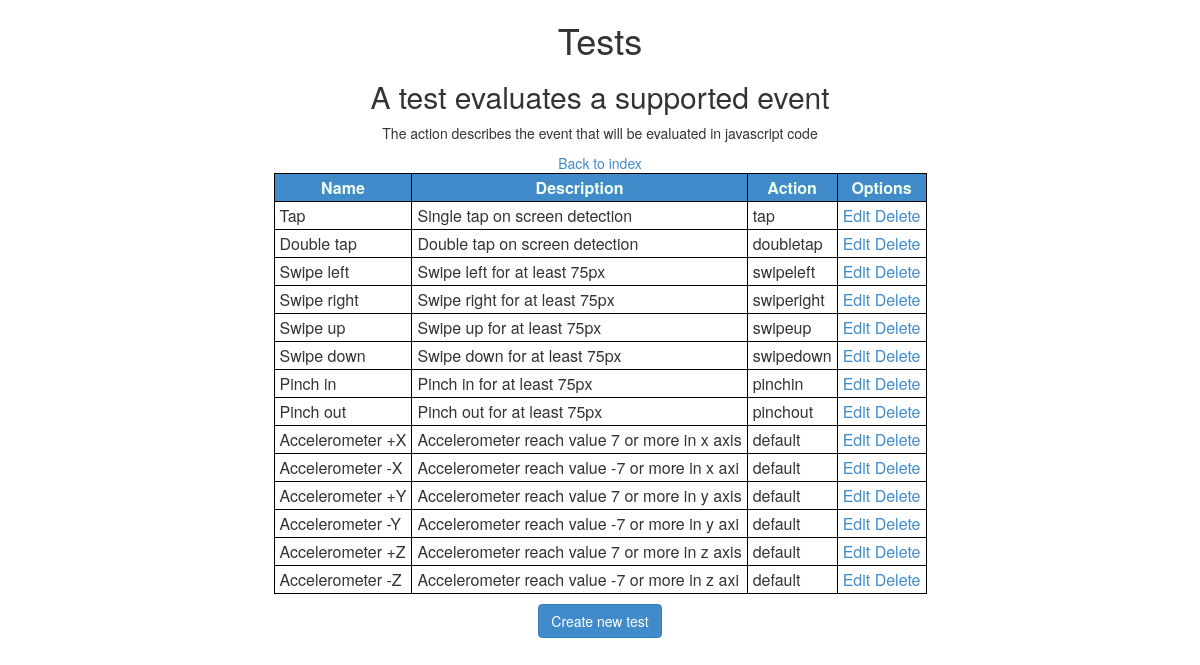
Page /admin/tests/ on the earlier database version.
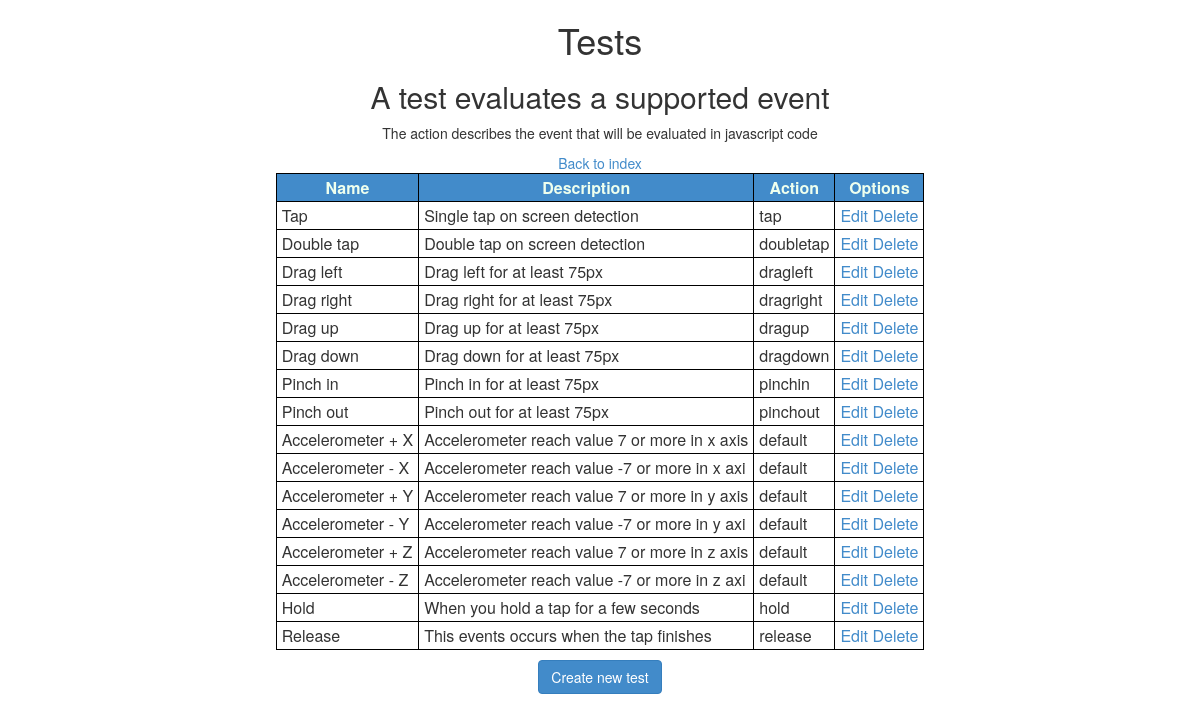
Same page on the later database version.
### tables this page shows
CREATE TABLE `tests` (
  `id_test` int(11) NOT NULL AUTO_INCREMENT,
  `name` varchar(45) DEFAULT NULL,
  `action` int(11) NOT NULL DEFAULT '26' COMMENT 'contains the different tests that can be performed, i.e. tap, double tap, swipes, pinches and more.',
  `description` varchar(45) DEFAULT NULL,
  `tag` varchar(45) NOT NULL,
  PRIMARY KEY (`id_test`),
  KEY `fk_tests_1_idx` (`action`),
  CONSTRAINT `fk_tests_1` FOREIGN KEY (`action`) REFERENCES `supported_events` (`id_event`) ON DELETE NO ACTION ON UPDATE NO ACTION
);

CREATE TABLE `supported_events` (
  `id_event` int(11) NOT NULL AUTO_INCREMENT,
  `name` varchar(45) NOT NULL,
  `description` varchar(120) DEFAULT NULL,
  PRIMARY KEY (`id_event`),
  UNIQUE KEY `name_UNIQUE` (`name`)
);

### admin/tests/index.php (the view, shortened to what this page needs)
<html>
    <head>
        <?php
        include "../../template/_head.php";
        include '../../db_info.php';
        $link = mysqli_connect($hst, $usrnm, $psswrd, $schm) or die("Error " . mysqli_error($link));
        $tests_query = "SELECT t.id_test, t.name, t.description, se.name as event FROM tests t, supported_events se WHERE t.action = se.id_event";
        $tests = $link->query($tests_query);
        ?>
        <link href="../css/admin.css" type="text/css" rel="stylesheet">
    </head>
    <body>
        <center>
            <h1>Tests</h1>
            <h2>A test evaluates a supported event</h2>
            <p>The action describes the event that will be evaluated in javascript code</p>
            <a href="/mobile/admin/" >Back to index</a>
            <table>
                <thead>
                    <tr>
                        <th>Name</th>
                        <th>Description</th>
                        <th>Action</th>
                        <th>Options</th>
                    </tr>
                </thead>
                <tbody>
                    <?php
                        while($test = mysqli_fetch_array($tests)){
                    ?>
                    <tr>
                        <td><?php echo $test["name"] ?></td>
                        <td><?php echo $test["description"] ?></td>
                        <td><?php echo $test["event"] ?></td>
                        <td>
                            <a href="edit.php?test=<?php echo $test['id_test']; ?>">Edit</a>
                            <a href="#" onclick="if(confirm('Are you sure to edit this test?'))
                                deleteTest(<?php echo $test['id_test']; ?>);">Delete</a>
                        </td>
                    </tr>
                    <?php
                        }
                    ?>
                </tbody>
            </table>
            <span class="row"><a href="create.php" class="btn btn-primary">Create new test</a></span>
        </center>
    </body>
</html>

Differences in the rows shown:
changed tests: name "Swipe left" → "Drag left"; description "Swipe left for at least 75px" → "Drag left for at least 75px"; action.name "swipeleft" → "dragleft"
changed tests: name "Swipe right" → "Drag right"; description "Swipe right for at least 75px" → "Drag right for at least 75px"; action.name "swiperight" → "dragright"
changed tests: name "Swipe up" → "Drag up"; description "Swipe up for at least 75px" → "Drag up for at least 75px"; action.name "swipeup" → "dragup"
changed tests: name "Swipe down" → "Drag down"; description "Swipe down for at least 75px" → "Drag down for at least 75px"; action.name "swipedown" → "dragdown"
changed tests "Accelerometer reach value 7 or more in x axis": name "Accelerometer +X" → "Accelerometer + X"
changed tests "Accelerometer reach value -7 or more in x axi": name "Accelerometer -X" → "Accelerometer - X"
changed tests "Accelerometer reach value 7 or more in y axis": name "Accelerometer +Y" → "Accelerometer + Y"
changed tests "Accelerometer reach value -7 or more in y axi": name "Accelerometer -Y" → "Accelerometer - Y"
changed tests "Accelerometer reach value 7 or more in z axis": name "Accelerometer +Z" → "Accelerometer + Z"
changed tests "Accelerometer reach value -7 or more in z axi": name "Accelerometer -Z" → "Accelerometer - Z"
added tests: name "Hold", description "When you hold a tap for a few seconds", action.name "hold"
added tests: name "Release", description "This events occurs when the tap finishes", action.name "release"
